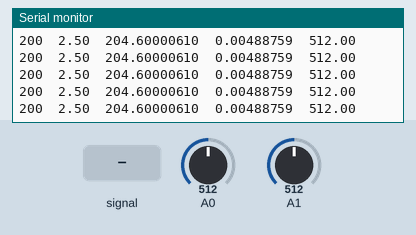
The sketch below on a simulated Arduino Uno, built with avr-gcc and run on an emulated ATmega328P. On the bench: the last lines printed to the serial monitor. The test bench sets the inputs (shaded band); at power-on: A0 = 512, A1 = 512.

Above: at 1.2 s.
1.3 s: A0 fed a 200 Hz sine of ±81 counts around its level
At 1.4 s:
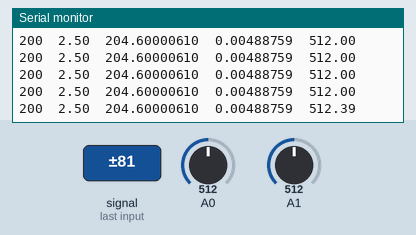
2.8 s: A0 set to 716
At 2.83 s:
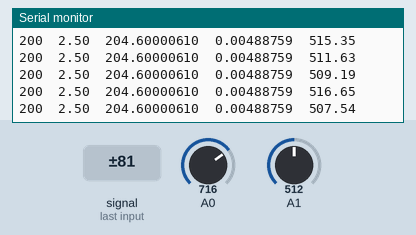
4.3 s: A1 set to 716
At 4.33 s:
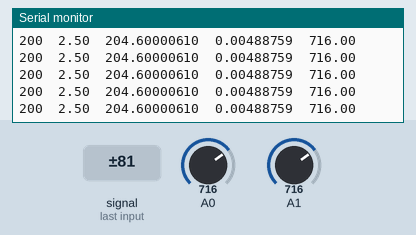
5.8 s: A0 fed a 1000 Hz sine of ±255 counts around its level
At 5.89 s:
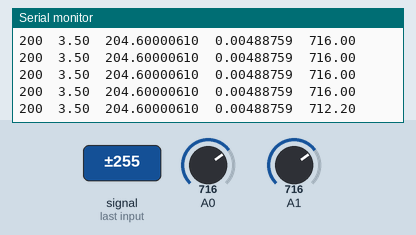
7.3 s: A0 set to 900
At 7.32 s:
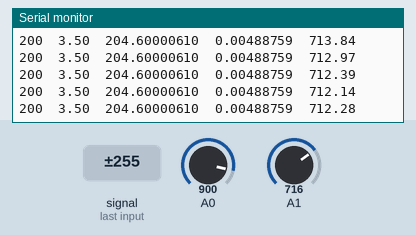
8.8 s: A1 set to 900
At 8.82 s:
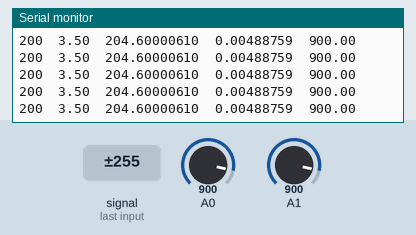
Timing chart, 0 to 11.3 s (numbered marks = the images above; inputs shaded):
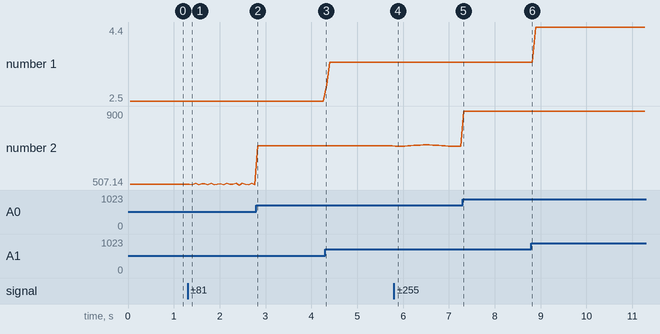

Measured:
- after the input at 1.3 s, the serial monitor: prints a new line at once (image 1)
- after the input at 5.8 s, the serial monitor: prints a new line at once (image 4)
- plotted number 1: 2.5 → 3.5 after the input at 4.3 s, 3.5 → 4.4 after the input at 8.8 s
- plotted number 2: 512 → 507.54 after the input at 1.3 s, 507.54 → 716 after the input at 2.8 s, 716 → 712.28 after the input at 5.8 s, 712.28 → 900 after the input at 7.3 s

The sketch:

prova.ino
```cpp
#include "chan.h"


void setup() {
	Chan.init(A0, A1, 1, 1, 1, 1, 1, 1);
	Chan.setReading(200);
	Serial.begin(115200);
}

void loop() {
	Chan.update();

	Serial.print(Chan.nReading);
	Serial.print("\t");
	Serial.print(Chan.vOut);
	Serial.print("\t");
	Serial.print(Chan.gV,8);
	Serial.print("\t");
	Serial.print((1.0f / (1.0f + 1.0f)) *(1.0f + (1.0f / 1.0f)) * (5.0f / 1023.0f), 8);
	Serial.print("\t");
	Serial.println(Chan.analogReadE(A0));

	//gV = (float)(r2 / (r1 + r2)) * (1 + (rf / rs)) * (5.0f / 1023.0f);

	/* add main program code here */

}
```

chan.cpp
```cpp
//
//
//

#include "chan.h"

void ChanClass::init(int _pinI, int _pinV, float _r1, float _r2, double _ri, float _rf, float _rs, float _gI) {
	pinI = _pinI;
	pinV = _pinV;
	r1 = _r1;
	r2 = _r2;
	ri = _ri;
	rf = _rf;
	rs = _rs;
	gI = _gI;

	gV = (float) (r2 / (r1 + r2)) * (1 + (rf / rs)) * (1023.0f / 5.0f);
}

void ChanClass::init() {
	pinI = 99;
	pinV = 99;
	r1 = 1;
	r2 = 1;
	ri = 1;
	rf = 1;
	rs = 1;
	gI = 1;
}

void ChanClass::update() {
	vOut = analogReadE(pinV) / gV;
	iOut = analogReadE(pinI) * 5.0 / (gI * ri * 1023.0);
	pOut = vOut * iOut;
}

float ChanClass::analogReadE(int pin) {
	long res = 0;

	for (int i = 0; i < nReading; i++)
		res += analogRead(pin);

	return (float)res / nReading;
}

void ChanClass::setReading(int n) {
	nReading = n;
}


ChanClass Chan;
```

chan.h
```cpp
// chan.h

#ifndef _CHAN_h
#define _CHAN_h

#if defined(ARDUINO) && ARDUINO >= 100
	#include "arduino.h"
#else
	#include "WProgram.h"
#endif

class ChanClass{
private:
	 int pinI, pinV;
	 float r1, r2, rs, rf;
	 double ri;
	 float gI;

 public:
	void init(int _pinI, int _pinV, float _r1, float _r2, double _ri, float _rf, float _rs, float _gI);
	void init();

	void update();
	float analogReadE(int );
	void setReading(int n);

	float vOut, iOut;
	float pOut;
	float gV;

	int nReading = 100;
};

extern ChanClass Chan;

#endif
```
